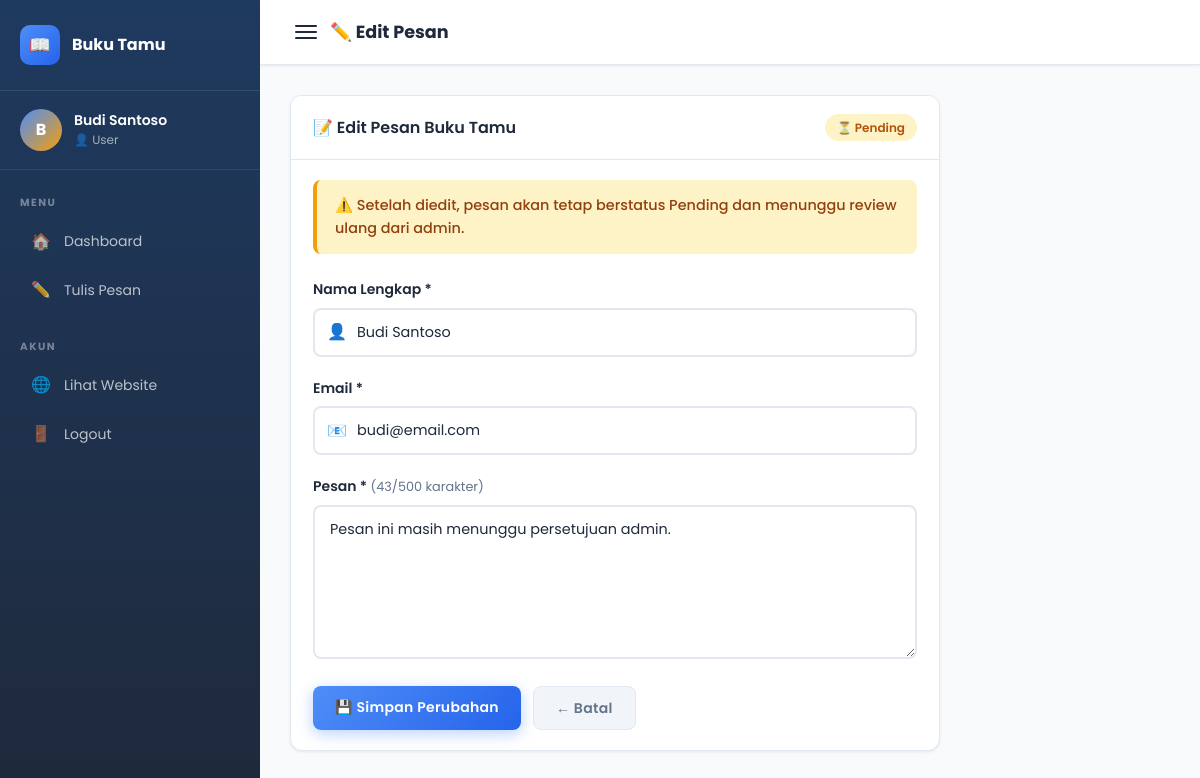
Screenshot of /user/edit_pesan.php?id=3 (signed in) with the database file from the repository.
### tables this page shows
CREATE TABLE IF NOT EXISTS buku_tamu (
    id INT AUTO_INCREMENT PRIMARY KEY,
    user_id INT NOT NULL,
    nama VARCHAR(100) NOT NULL,
    email VARCHAR(150) NOT NULL,
    pesan TEXT NOT NULL,
    status ENUM('pending', 'approved', 'rejected') DEFAULT 'pending',
    tanggal TIMESTAMP DEFAULT CURRENT_TIMESTAMP,
    FOREIGN KEY (user_id) REFERENCES users(id) ON DELETE CASCADE
);

### user/edit_pesan.php (the view, shortened to what this page needs)
<?php
require_once '../config/koneksi.php';
$id      = (int)($_GET['id'] ?? 0);
$user_id = $_SESSION['user_id'];
$stmt = $koneksi->prepare("SELECT * FROM buku_tamu WHERE id = ? AND user_id = ? LIMIT 1");
$stmt->bind_param("ii", $id, $user_id);
$stmt->execute();
$pesan = $stmt->get_result()->fetch_assoc();
?>
<!DOCTYPE html>
<html lang="id">
<head>
    <link rel="stylesheet" href="../assets/css/style.css">
</head>
<body>
<div class="dashboard-wrapper">
    <aside class="sidebar">
        <div class="sidebar-header">
            <div class="sidebar-brand">
                <div class="brand-icon">📖</div>
                <span>Buku Tamu</span>
            </div>
        </div>
        <div class="sidebar-user">
            <div class="sidebar-avatar"><?= strtoupper(substr($_SESSION['nama'], 0, 1)) ?></div>
            <div>
                <div class="sidebar-user-name"><?= htmlspecialchars($_SESSION['nama']) ?></div>
                <div class="sidebar-user-role">👤 <?= $_SESSION['role'] ?></div>
            </div>
        </div>
        <nav class="sidebar-nav">
            <div class="nav-section-title">Menu</div>
            <a href="dashboard.php"><span class="nav-icon">🏠</span> Dashboard</a>
            <a href="tambah_pesan.php"><span class="nav-icon">✏️</span> Tulis Pesan</a>
            <div class="nav-section-title" style="margin-top:15px;">Akun</div>
            <a href="../index.php"><span class="nav-icon">🌐</span> Lihat Website</a>
            <a href="../auth/logout.php"><span class="nav-icon">🚪</span> Logout</a>
        </nav>
    </aside>
    <div class="main-content">
        <div class="top-bar">
            <div class="d-flex align-center gap-1">
                <button class="hamburger" id="hamburger" style="background:none;border:none;cursor:pointer;flex-direction:column;gap:4px;display:flex;padding:5px;">
                    <span style="display:block;width:22px;height:2px;background:var(--dark);border-radius:2px;"></span>
                    <span style="display:block;width:22px;height:2px;background:var(--dark);border-radius:2px;"></span>
                    <span style="display:block;width:22px;height:2px;background:var(--dark);border-radius:2px;"></span>
                </button>
                <h1>✏️ Edit Pesan</h1>
            </div>
        </div>
        <div class="page-content">
            <div style="max-width:650px;">
                <div class="card">
                    <div class="card-header">
                        <h2>📝 Edit Pesan Buku Tamu</h2>
                        <span class="badge badge-pending">⏳ Pending</span>
                    </div>
                    <div class="card-body">
                        <div class="alert alert-warning mb-3">
                            ⚠️ Setelah diedit, pesan akan tetap berstatus Pending dan menunggu review ulang dari admin.
                        </div>
                        <form action="../proses/proses_edit.php" method="POST">
                            <div class="form-group">
                                <label class="form-label">Nama Lengkap *</label>
                                <div class="form-control-icon">
                                    <span class="icon">👤</span>
                                    <input
                                        type="text"
                                        name="nama"
                                        class="form-control"
                                        value="<?= htmlspecialchars($pesan['nama']) ?>"
                                        required
                                    >
                                </div>
                            </div>
                            <div class="form-group">
                                <label class="form-label">Email *</label>
                                <div class="form-control-icon">
                                    <span class="icon">📧</span>
                                    <input
                                        type="email"
                                        name="email"
                                        class="form-control"
                                        value="<?= htmlspecialchars($pesan['email']) ?>"
                                        required
                                    >
                                </div>
                            </div>
                            <div class="form-group">
                                <label class="form-label">
                                    Pesan *
                                    <span style="color:var(--gray);font-weight:400;font-size:0.8rem;">(<span id="char-count"><?= strlen($pesan['pesan']) ?></span>/500 karakter)</span>
                                </label>
                                <textarea
                                    id="pesan"
                                    name="pesan"
                                    class="form-control"
                                    rows="6"
                                    maxlength="500"
                                    required
                                ><?= htmlspecialchars($pesan['pesan']) ?></textarea>
                            </div>
                            <div style="display:flex;gap:12px;flex-wrap:wrap;">
                                <button type="submit" class="btn btn-primary">💾 Simpan Perubahan</button>
                                <a href="dashboard.php" class="btn btn-secondary">← Batal</a>
                            </div>
                        </form>
                    </div>
                </div>
            </div>
        </div>
    </div>
</div>
</body>
</html>

### rows the page displays
buku_tamu: nama "Budi Santoso", email "budi@email.com", pesan "43", pesan "Pesan ini masih menunggu persetujuan admin."

### other values shown
substr($_SESSION['nama'], 0, 1) "B"
$_SESSION['nama'] "Budi Santoso"
$_SESSION['role'] "User"
